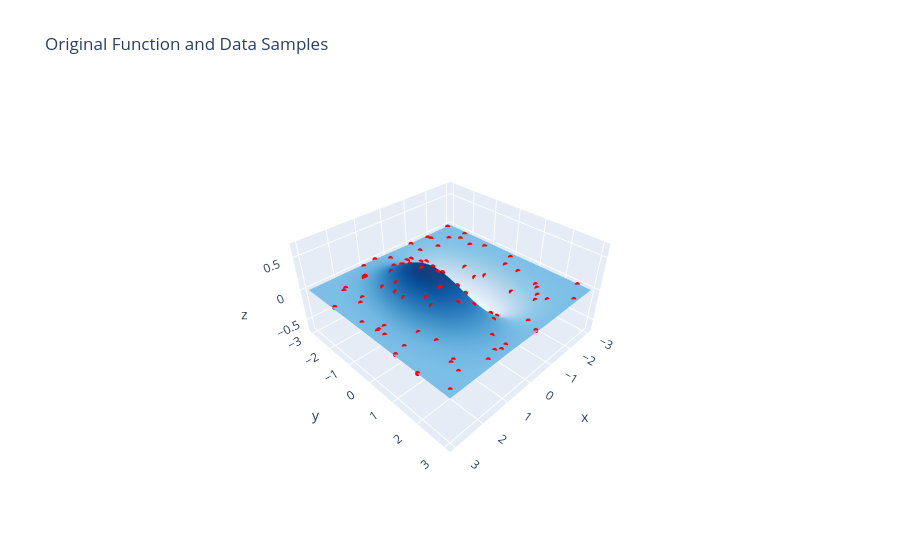
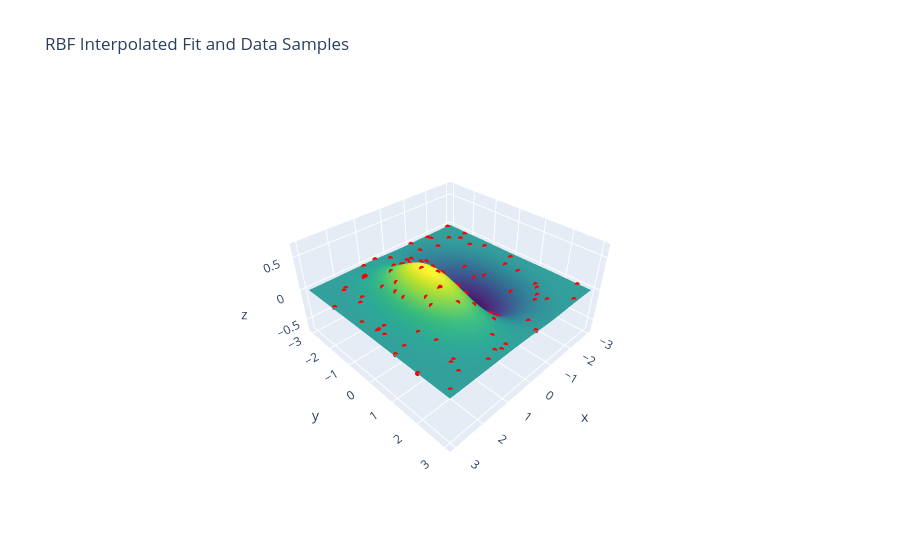

The code cell stored with these charts, in order, in its notebook:
### Markdown cell above
#### Example - 2D gaussian

### Code cell
import numpy as np
import plotly.graph_objects as go

# Define the target function
def f(x, y):
    return np.exp(-.5*x**2 - .2*y**2) * np.sin(x) * np.cos(.5*y)

x_grid_vals = np.linspace(-3, 3, 100)
y_grid_vals = np.linspace(-3, 3, 100)
X, Y = np.meshgrid(x_grid_vals, y_grid_vals)
Z_true = f(X, Y)

num_samples = 100
x_samples = np.random.uniform(-3, 3, num_samples)
y_samples = np.random.uniform(-3, 3, num_samples)
z_samples = f(x_samples, y_samples)

def gaussian_rbf(r, epsilon):
    return np.exp(-(epsilon * r)**2)

dist_matrix = np.sqrt((x_samples[:, np.newaxis] - x_samples)**2 + (y_samples[:, np.newaxis] - y_samples)**2)
average_distance = np.mean(dist_matrix)
eps = 1 / average_distance
#eps = 1 # In this case, eps =1 gives a better looking answer
print(f"Using epsilon = {eps:.4f}")

phi_matrix = gaussian_rbf(dist_matrix, eps)

print(f'The matrix condition number is, {np.linalg.cond(phi_matrix):.2e}')

weights = np.linalg.solve(phi_matrix, z_samples)

Z_fit = np.zeros_like(X)
for i in range(num_samples):
    r = np.sqrt((X - x_samples[i])**2 + (Y - y_samples[i])**2)
    Z_fit += weights[i] * gaussian_rbf(r, eps)


surface_true = go.Surface(x=X, y=Y, z=Z_true, colorscale='Blues', showscale=False, name='Original')
surface_fit = go.Surface(x=X, y=Y, z=Z_fit, colorscale='Viridis', showscale=False, name='RBF Fit')
scatter_samples = go.Scatter3d(
    x=x_samples, y=y_samples, z=z_samples,
    mode='markers', marker=dict(color='red', size=3), name='Samples'
)

# Plot 1: Original Function
fig_original = go.Figure(data=[surface_true, scatter_samples])
fig_original.update_layout(
    title='Original Function and Data Samples',
    scene=dict(
        xaxis_title='x', yaxis_title='y', zaxis_title='z',
        zaxis=dict(range=[-.7, .7]),
        aspectratio=dict(x=1, y=1, z=0.5)
    )
)
fig_original

print("Displaying the original function...")
fig_original.show()

# Plot 2: RBF Interpolation
fig_fit = go.Figure(data=[surface_fit, scatter_samples])
fig_fit.update_layout(
    title='RBF Interpolated Fit and Data Samples',
    scene=dict(
        xaxis_title='x', yaxis_title='y', zaxis_title='z',
        zaxis=dict(range=[-.7, .7]),
        aspectmode='manual',
        aspectratio=dict(x=1, y=1, z=0.5)
    )
)
fig_fit
print("Displaying the RBF fitted function...")
fig_fit.show()
